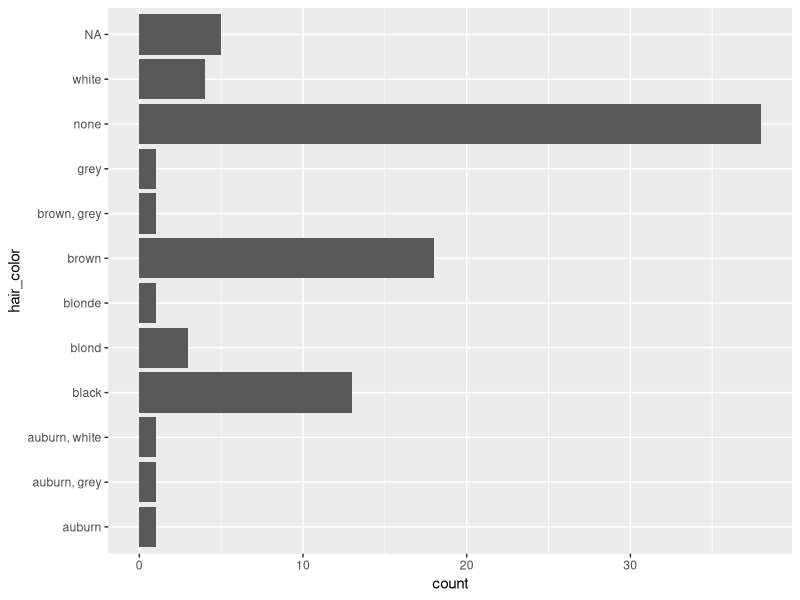
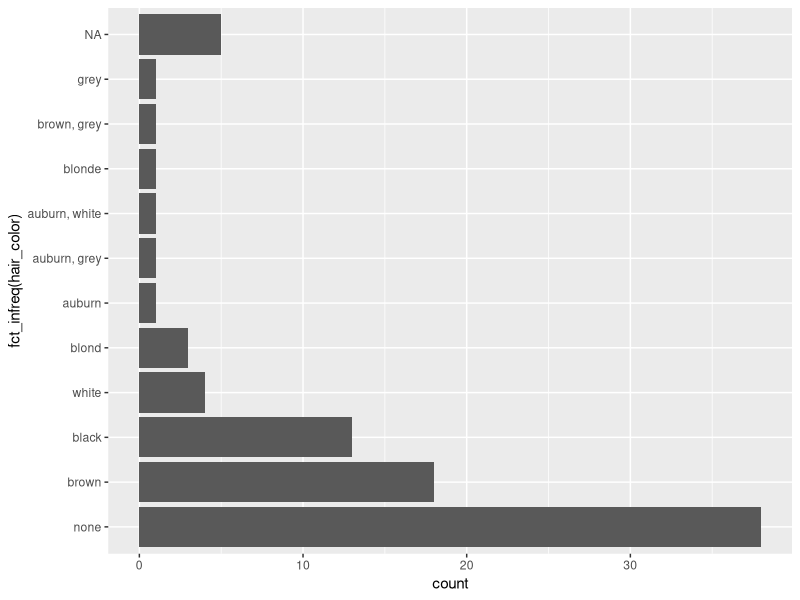
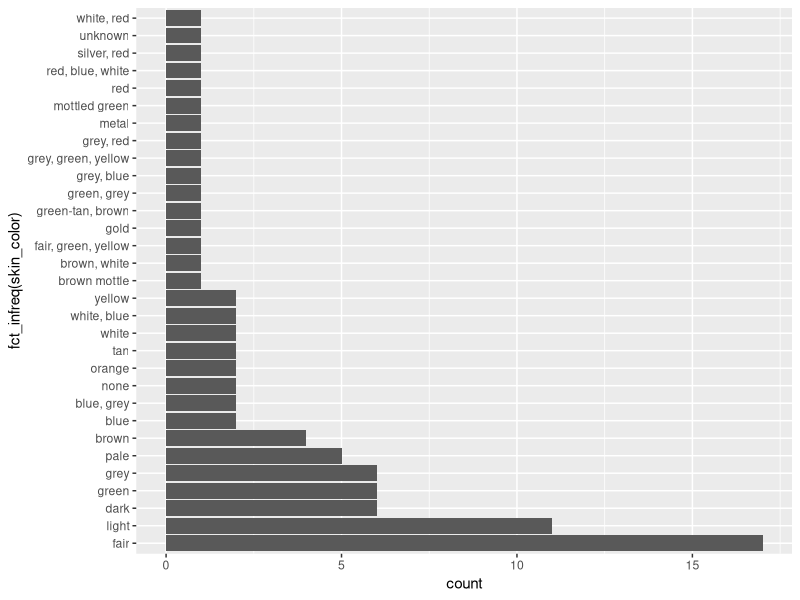
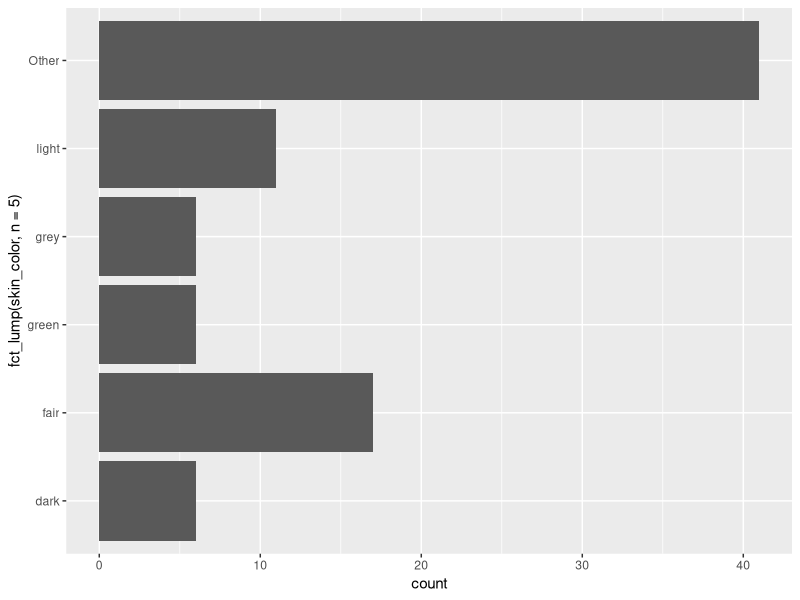
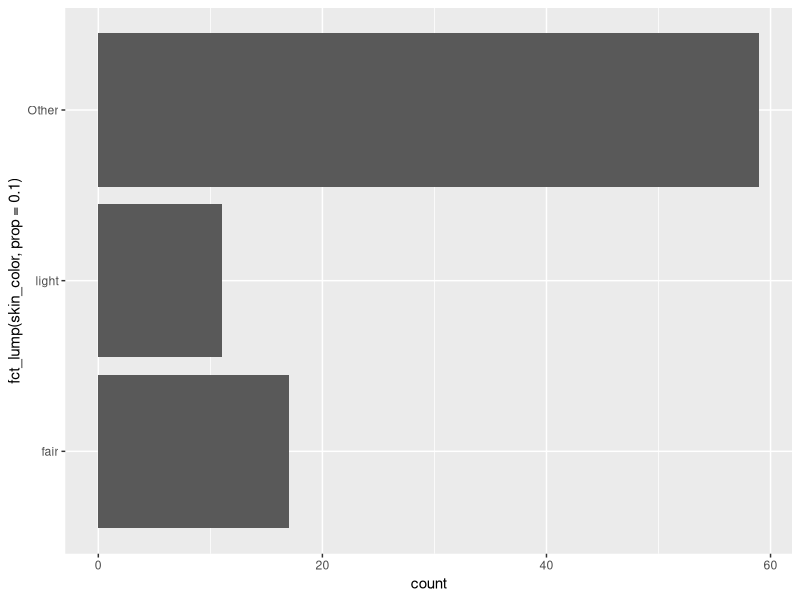
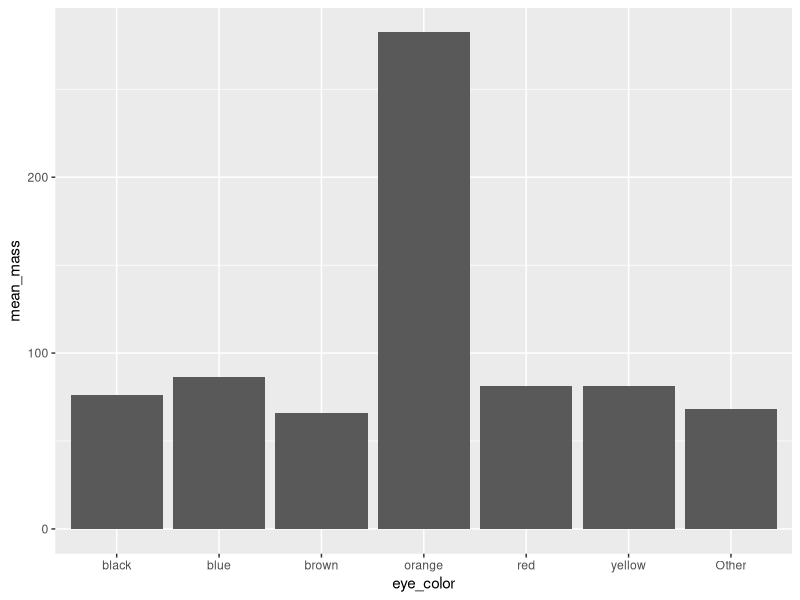
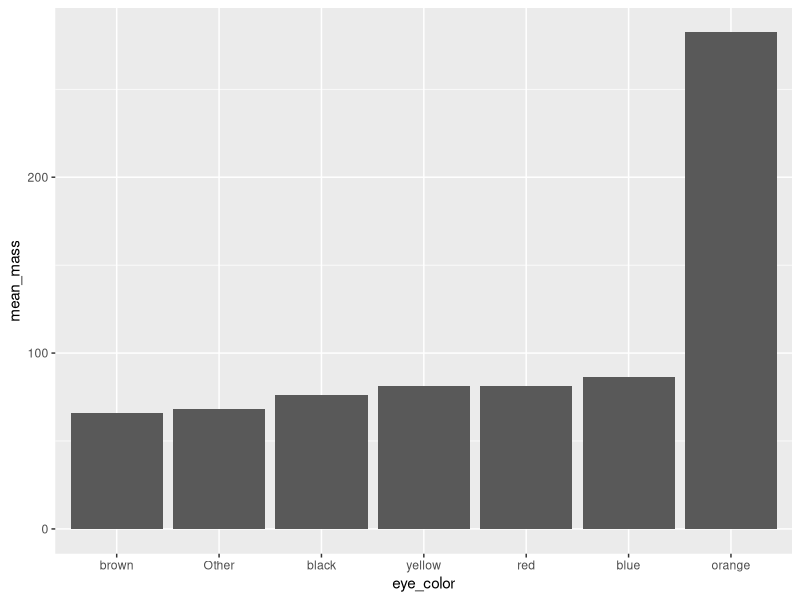
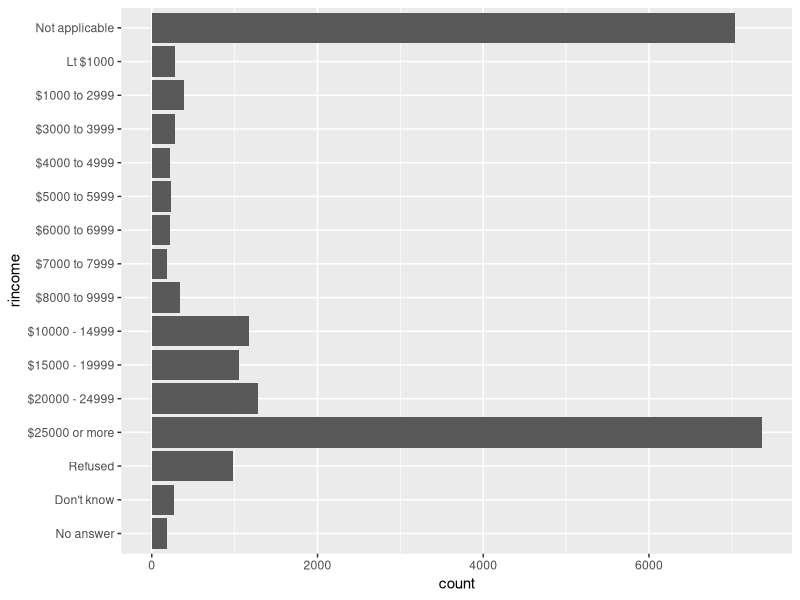

Recreate these plots in R, in order.
## ---- chunk 1
knitr::opts_chunk$set(
  collapse = TRUE,
  comment = "#>"
)
## ---- chunk 2
library(tidyverse)
## ---- chunk 3
ggplot(starwars, aes(x = hair_color)) + 
  geom_bar() + 
  coord_flip()
## ---- chunk 4
ggplot(starwars, aes(x = fct_infreq(hair_color))) + 
  geom_bar() + 
  coord_flip()
## ---- chunk 5
ggplot(starwars, aes(x = fct_infreq(skin_color))) + 
  geom_bar() + 
  coord_flip()
## ---- chunk 6
ggplot(starwars, aes(x = fct_lump(skin_color, n = 5))) + 
  geom_bar() + 
  coord_flip()
## ---- chunk 7
ggplot(starwars, aes(x = fct_lump(skin_color, prop = .1))) + 
  geom_bar() + 
  coord_flip()
## ---- chunk 8
avg_mass_eye_color <- starwars %>%
  mutate(eye_color = fct_lump(eye_color, n = 6)) %>%
  group_by(eye_color) %>%
  summarise(mean_mass = mean(mass, na.rm = TRUE))

ggplot(avg_mass_eye_color, aes(x = eye_color, y = mean_mass)) + 
  geom_col()
## ---- chunk 9
avg_mass_eye_color %>%
  mutate(eye_color = fct_reorder(eye_color, mean_mass)) %>%
  ggplot(aes(x = eye_color, y = mean_mass)) + 
  geom_col()
## ---- chunk 10
ggplot(gss_cat, aes(x = rincome)) +
   geom_bar() + 
   coord_flip()
## ---- chunk 11
levels(gss_cat$rincome)
## ---- chunk 12
ggplot(gss_cat, aes(x = fct_shuffle(rincome))) +
   geom_bar() + 
   coord_flip()
## ---- chunk 13
fct_relevel(gss_cat$rincome, c("Lt $1000", "$1000 to 2999")) %>%
  levels()
## ---- chunk 14
fct_relevel(gss_cat$rincome, c("Lt $1000", "$1000 to 2999"), after = 1) %>%
  levels()
